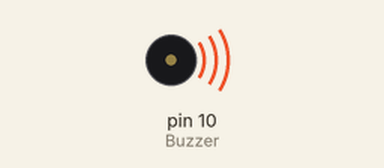
Simulated run of this sketch. Board: Arduino Uno, built with avr-gcc and run on an emulated ATmega328P. Parts: buzzer (waves = sounding).

Above: at 0.6 s.
Timing chart, 0 to 2.2 s (numbered marks = the images above):
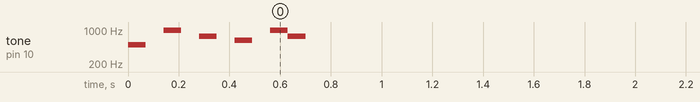

The sketch:

Buzzer_Previo.ino
```cpp
/* Buzzer_previo, Exemplo de son co buzzer
*/
#define Buzzer 10 //Zumbador D10~
void setup() {
 pinMode (Buzzer, OUTPUT); //Definimos como saída
 tone(Buzzer, 493, 70.7); //frecuencia 493Hz durante 70,7mS
 delay(70.7); //retardo de 70,7mS
 delay(70.7);
 tone(Buzzer, 987, 70.7);
 delay(70.7);
 delay(70.7);
 tone(Buzzer, 739, 70.7);
 delay(70.7);
 delay(70.7);
 tone(Buzzer, 622, 70.7);
 delay(70.7);
 delay(70.7);
 tone(Buzzer, 987, 70.7);
 delay(70.7);
 tone(Buzzer, 739, 70.7);
 delay(70.7);
 delay(141.5);
 tone(Buzzer, 622, 212.2);
 noTone(10); // paramos o son no pin D10
}
void loop() {  // non é preciso por nada, non precisamos repetir
}
```
